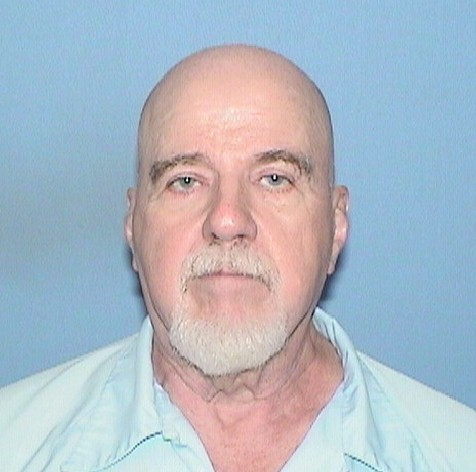
#> input picture data/A00147 - Copy.jpg, 476 x 472 px
$ python -i feature_extractor.py   (imports and definitions only)   (older library calls are emulated)
#> lines starting #> are read from the running program, lines starting #| are printed output that depends on the picture; after the words box and inside, x2 and y2 are one past the last pixel; in counts of white or black regions, pixels touching at a corner belong together
#> further down, picture is the input picture: shape (472, 476, 3); mean B, G, R 197, 185.1, 173.9
# src/feature_extractor.py
import cv2
import numpy as np
from sklearn.preprocessing import StandardScaler
from .constants import FEATURE_WEIGHTS

class FeatureExtractor:
    def __init__(self):
        self.scaler = StandardScaler()
        self.face_cascade = cv2.CascadeClassifier(cv2.data.haarcascades + 'haarcascade_frontalface_default.xml')
        self.eye_cascade = cv2.CascadeClassifier(cv2.data.haarcascades + 'haarcascade_eye.xml')

    def extract_features(self, image):
        """Extract comprehensive features from an image"""
        features = {}

        # Convert to grayscale if needed
        if len(image.shape) == 3:
            gray = cv2.cvtColor(image, cv2.COLOR_BGR2GRAY)
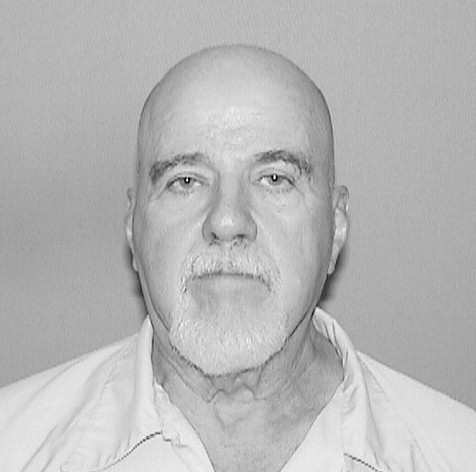
#> gray: shape (472, 476); min 1, max 254, mean 183.1
        else:
            gray = image

        # Detect face
        faces = self.face_cascade.detectMultiScale(gray, 1.3, 5)
#> faces = [[104, 81, 258, 258]]

        if len(faces) > 0:
            (x, y, w, h) = faces[0]
#> x = 104; y = 81; w = 258; h = 258
            face_roi = gray[y:y+h, x:x+w]
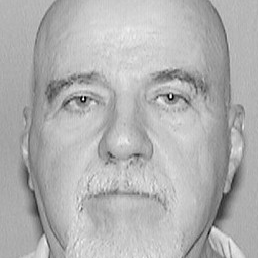
#> face_roi: shape (258, 258); min 1, max 254, mean 177.3

            # Extract face shape
            features['face_shape'] = self.determine_face_shape(face_roi)

            # Extract eyes features
            features['eyes'] = self.extract_eye_features(face_roi)

            # Extract nose features
            features['nose'] = self.extract_nose_features(face_roi)

            # Extract mouth features
            features['mouth'] = self.extract_mouth_features(face_roi)

            # Extract additional features
            features.update(self.extract_additional_features(face_roi))

        return features

    def determine_face_shape(self, face_roi):
        """Determine face shape using contour analysis"""
        # Find contours
        contours, _ = cv2.findContours(
            cv2.threshold(face_roi, 127, 255, cv2.THRESH_BINARY)[1],
            cv2.RETR_EXTERNAL,
            cv2.CHAIN_APPROX_SIMPLE
        )
#> contours = 4 contours, 2 with area under 20; largest, box (x1, y1, x2, y2) and area: (0, 0, 258, 258) 64662, (186, 218, 213, 258) 200

        if not contours:
            return "oval"  # default

        # Get the largest contour
        contour = max(contours, key=cv2.contourArea)
#> contour = contour of 209 points, box (x1, y1, x2, y2) (0, 0, 258, 258), area 64662

        # Calculate aspect ratio
        x, y, w, h = cv2.boundingRect(contour)
#> x = 0; y = 0; w = 258; h = 258
        aspect_ratio = float(w) / h
#> aspect_ratio = 1

        # Calculate shape metrics
        area = cv2.contourArea(contour)
#> area = 64662
        perimeter = cv2.arcLength(contour, True)
#> perimeter = 1398.7
        circularity = 4 * np.pi * area / (perimeter * perimeter)
#> circularity = 0.415

        # Determine shape based on metrics
        if circularity > 0.85:
            return "round"
        elif aspect_ratio > 0.85:
            return "square"
        else:
            return "oval"

    def extract_eye_features(self, face_roi):
        """Extract detailed eye features"""
        eyes = self.eye_cascade.detectMultiScale(face_roi)
#> eyes = [[125, 146, 23, 23], [56, 77, 48, 48], [145, 75, 47, 47]]

        if len(eyes) >= 2:
            # Calculate average eye size
            avg_size = np.mean([w * h for (x, y, w, h) in eyes])
#> avg_size = 1680.7
            face_area = face_roi.shape[0] * face_roi.shape[1]
#> face_area = 66564
            eye_ratio = avg_size / face_area
#> eye_ratio = 0.0252

            # Determine eye size category
            if eye_ratio < 0.03:
                return "small"
            elif eye_ratio > 0.06:
                return "large"
            else:
                return "medium"

        return "medium"  # default

    def extract_nose_features(self, face_roi):
        """Extract nose features using image processing"""
        height, width = face_roi.shape
#> height = 258; width = 258
        nose_roi = face_roi[height//3:2*height//3, width//3:2*width//3]
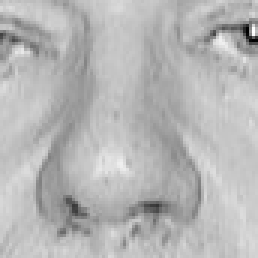
#> nose_roi: shape (86, 86) (shown 3 times larger); min 1, max 254, mean 182.2

        # Apply edge detection
        edges = cv2.Canny(nose_roi, 100, 200)
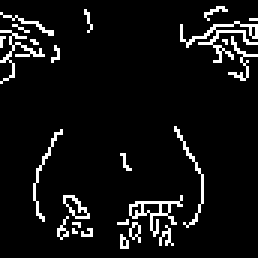
#> edges: shape (86, 86) (shown 3 times larger); 6.8% white in thin lines or dots

        # Calculate nose width relative to face
        nose_width = np.sum(edges > 0) / (nose_roi.shape[0] * nose_roi.shape[1])
#> nose_width = 0.0683

        if nose_width < 0.15:
            return "small"
        elif nose_width > 0.25:
            return "large"
        else:
            return "medium"

    def extract_mouth_features(self, face_roi):
        """Extract mouth features using image processing"""
        height, width = face_roi.shape
#> height = 258; width = 258
        mouth_roi = face_roi[2*height//3:, width//4:3*width//4]
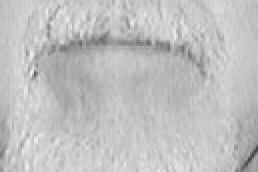
#> mouth_roi: shape (86, 129) (shown 2 times larger); min 63, max 243, mean 192.1

        # Apply edge detection
        edges = cv2.Canny(mouth_roi, 100, 200)
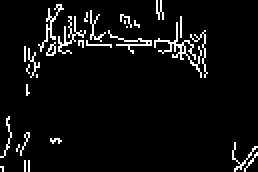
#> edges: shape (86, 129) (shown 2 times larger); 5.5% white in thin lines or dots

        # Calculate mouth width relative to face
        mouth_width = np.sum(edges > 0) / (mouth_roi.shape[0] * mouth_roi.shape[1])
#> mouth_width = 0.0548

        if mouth_width < 0.2:
            return "small"
        elif mouth_width > 0.3:
            return "large"
        else:
            return "medium"

    def extract_additional_features(self, face_roi):
        """Extract additional facial features"""
        features = {}

        # Calculate facial symmetry
        height, width = face_roi.shape
#> height = 258; width = 258
        left_half = face_roi[:, :width//2]
        right_half = cv2.flip(face_roi[:, width//2:], 1)
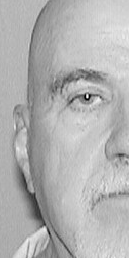
#> right_half: shape (258, 129); min 1, max 254, mean 177.3
        symmetry = np.mean(np.abs(left_half - right_half))
#> symmetry = 131.9
        features['symmetry'] = float(symmetry)

        # Calculate texture features
        texture = self.calculate_texture_features(face_roi)
        features['texture'] = texture

        return features

    def calculate_texture_features(self, image):
        """Calculate texture features using GLCM"""
        from skimage.feature import graycomatrix, graycoprops

        distances = [1]
        angles = [0, np.pi/4, np.pi/2, 3*np.pi/4]
        properties = ['contrast', 'dissimilarity', 'homogeneity', 'energy', 'correlation']

        glcm = graycomatrix(image, distances=distances, angles=angles,
                           symmetric=True, normed=True)

        features = []
        for prop in properties:
            features.extend(graycoprops(glcm, prop).flatten())
#> after the loop, features = [105.4, 133.4, 44.86, 131.2, 6.16, 6.83, 3.66, 6.8, 0.202, 0.189, 0.329, 0.186, 0.0257, 0.0248, 0.0342, 0.0247, 0.927, 0.908, 0.969, 0.909]

        return np.mean(features)

    def normalize_features(self, features):
        """Normalize extracted features"""
        numeric_features = []
        for feature, value in features.items():
            if isinstance(value, (int, float)):
                numeric_features.append(value)

        if numeric_features:
            normalized = self.scaler.fit_transform(np.array(numeric_features).reshape(1, -1))

            # Update features with normalized values
            idx = 0
            for feature in features:
                if isinstance(features[feature], (int, float)):
                    features[feature] = float(normalized[0, idx])
                    idx += 1

        return features

>>> import cv2
>>> picture = cv2.imread('data/A00147 - Copy.jpg')
>>> result = FeatureExtractor().extract_features(picture)
#> in extract_additional_features, `texture = self.calculate_texture_features(face_roi)`: texture = 22.15
#> result = {'face_shape': 'square', 'eyes': 'small', 'nose': 'small', 'mouth': 'small', 'symmetry': 131.9, 'texture': 22.15}
